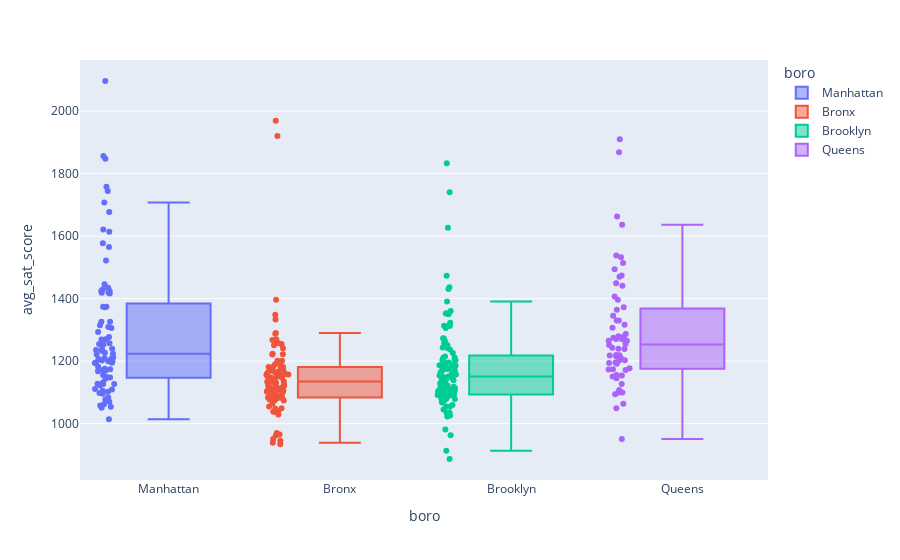

Source (notebook cell):
### Code cell
# Final comparison based on every borough (Minus Staten Island due to small representation size) on average SAT score.
px.box(data1, x="boro", y = "avg_sat_score",points = "all", color="boro")

### Figure 1 — Plotly figure (JSON) as saved in the notebook; plotly's stock layout.template omitted (floating-point values rounded to 4 significant figures)
{"data": [{"alignmentgroup": "True", "boxpoints": "all", "hovertemplate": "boro=%{x}<br>avg_sat_score=%{y}<extra></extra>", "legendgroup": "Manhattan", "marker": {"color": "#636efa"}, "name": "Manhattan", "notched": false, "offsetgroup": "Manhattan", "orientation": "v", "showlegend": true, "type": "box", "x": ["Manhattan", "Manhattan", "Manhattan", "Manhattan", "Manhattan", "Manhattan", "Manhattan", "Manhattan", "Manhattan", "Manhattan", "Manhattan", "Manhattan", "Manhattan", "Manhattan", "Manhattan", "Manhattan", "Manhattan", "Manhattan", "Manhattan", "Manhattan", "Manhattan", "Manhattan", "Manhattan", "Manhattan", "Manhattan", "Manhattan", "Manhattan", "Manhattan", "Manhattan", "Manhattan", "Manhattan", "Manhattan", "Manhattan", "Manhattan", "Manhattan", "Manhattan", "Manhattan", "Manhattan", "Manhattan", "Manhattan", "Manhattan", "Manhattan", "Manhattan", "Manhattan", "Manhattan", "Manhattan", "Manhattan", "Manhattan", "Manhattan", "Manhattan", "Manhattan", "Manhattan", "Manhattan", "Manhattan", "Manhattan", "Manhattan", "Manhattan", "Manhattan", "Manhattan", "Manhattan", "Manhattan", "Manhattan", "Manhattan", "Manhattan", "Manhattan", "Manhattan", "Manhattan", "Manhattan", "Manhattan", "Manhattan", "Manhattan", "Manhattan", "Manhattan", "Manhattan", "Manhattan", "Manhattan", "Manhattan", "Manhattan", "Manhattan", "Manhattan", "Manhattan", "Manhattan", "Manhattan", "Manhattan", "Manhattan", "Manhattan", "Manhattan", "Manhattan", "Manhattan", "Manhattan", "Manhattan", "Manhattan"], "x0": " ", "xaxis": "x", "y": [1122, 1172, 1149, 1207, 1621, 1856, 1182, 1194, 1156, 1111, 1293, 1269, 1051, 1148, 1200, 1127, 1176, 1435, null, null, null, 1419, 1424, 1522, 1577, 1677, 1565, 1419, 1758, 1614, 1170, 1306, 1233, null, null, null, 1372, 1199, 1227, 2096, 1374, 1070, 1416, 1240, 1239, 1253, 1058, 1168, 1424, 1212, 1195, 1257, 1255, 1207, 1315, 1236, 1132, 1144, null, null, 1109, null, 1744, 1707, 1196, 1277, 1446, 1096, 1084, 1430, 1128, 1221, 1326, 1326, 1054, 1210, null, 1062, 1077, 1374, 1202, 1847, 1270, 1105, 1174, null, 1127, 1098, 1102, 1224, 1309, 1014], "y0": " ", "yaxis": "y"}, {"alignmentgroup": "True", "boxpoints": "all", "hovertemplate": "boro=%{x}<br>avg_sat_score=%{y}<extra></extra>", "legendgroup": "Bronx", "marker": {"color": "#EF553B"}, "name": "Bronx", "notched": false, "offsetgroup": "Bronx", "orientation": "v", "showlegend": true, "type": "box", "x": ["Bronx", "Bronx", "Bronx", "Bronx", "Bronx", "Bronx", "Bronx", "Bronx", "Bronx", "Bronx", "Bronx", "Bronx", "Bronx", "Bronx", "Bronx", "Bronx", "Bronx", "Bronx", "Bronx", "Bronx", "Bronx", "Bronx", "Bronx", "Bronx", "Bronx", "Bronx", "Bronx", "Bronx", "Bronx", "Bronx", "Bronx", "Bronx", "Bronx", "Bronx", "Bronx", "Bronx", "Bronx", "Bronx", "Bronx", "Bronx", "Bronx", "Bronx", "Bronx", "Bronx", "Bronx", "Bronx", "Bronx", "Bronx", "Bronx", "Bronx", "Bronx", "Bronx", "Bronx", "Bronx", "Bronx", "Bronx", "Bronx", "Bronx", "Bronx", "Bronx", "Bronx", "Bronx", "Bronx", "Bronx", "Bronx", "Bronx", "Bronx", "Bronx", "Bronx", "Bronx", "Bronx", "Bronx", "Bronx", "Bronx", "Bronx", "Bronx", "Bronx", "Bronx", "Bronx", "Bronx", "Bronx", "Bronx", "Bronx", "Bronx", "Bronx", "Bronx", "Bronx", "Bronx", "Bronx", "Bronx", "Bronx", "Bronx", "Bronx", "Bronx", "Bronx"], "x0": " ", "xaxis": "x", "y": [1090, 945, 1077, 1097, 1201, 1257, 1186, 1103, 1084, 1181, 1201, 1158, 1095, null, 1171, 1158, 1038, 1164, 1084, null, null, 1241, null, 1105, 1099, 1131, 1049, 1134, 1290, 1169, 1092, 1396, 1075, 1081, 1148, null, 1138, 951, 965, 1074, 1083, 1221, 1224, 1121, 1166, 1039, 1333, 1150, 1190, 1157, 1158, 962, 1182, 934, 1181, 1180, 1106, 1222, 1077, 1119, 1082, 1255, 1270, 1969, 1263, 1064, 1115, 1920, 1133, 1147, 1135, 1141, 1111, 1348, 1135, 1169, 1268, 1151, 1048, 1112, 1288, 1126, 1163, 1055, 1122, 1251, 1102, 1155, 970, null, null, 939, 1029, 1114, 1038], "y0": " ", "yaxis": "y"}, {"alignmentgroup": "True", "boxpoints": "all", "hovertemplate": "boro=%{x}<br>avg_sat_score=%{y}<extra></extra>", "legendgroup": "Brooklyn", "marker": {"color": "#00cc96"}, "name": "Brooklyn", "notched": false, "offsetgroup": "Brooklyn", "orientation": "v", "showlegend": true, "type": "box", "x": ["Brooklyn", "Brooklyn", "Brooklyn", "Brooklyn", "Brooklyn", "Brooklyn", "Brooklyn", "Brooklyn", "Brooklyn", "Brooklyn", "Brooklyn", "Brooklyn", "Brooklyn", "Brooklyn", "Brooklyn", "Brooklyn", "Brooklyn", "Brooklyn", "Brooklyn", "Brooklyn", "Brooklyn", "Brooklyn", "Brooklyn", "Brooklyn", "Brooklyn", "Brooklyn", "Brooklyn", "Brooklyn", "Brooklyn", "Brooklyn", "Brooklyn", "Brooklyn", "Brooklyn", "Brooklyn", "Brooklyn", "Brooklyn", "Brooklyn", "Brooklyn", "Brooklyn", "Brooklyn", "Brooklyn", "Brooklyn", "Brooklyn", "Brooklyn", "Brooklyn", "Brooklyn", "Brooklyn", "Brooklyn", "Brooklyn", "Brooklyn", "Brooklyn", "Brooklyn", "Brooklyn", "Brooklyn", "Brooklyn", "Brooklyn", "Brooklyn", "Brooklyn", "Brooklyn", "Brooklyn", "Brooklyn", "Brooklyn", "Brooklyn", "Brooklyn", "Brooklyn", "Brooklyn", "Brooklyn", "Brooklyn", "Brooklyn", "Brooklyn", "Brooklyn", "Brooklyn", "Brooklyn", "Brooklyn", "Brooklyn", "Brooklyn", "Brooklyn", "Brooklyn", "Brooklyn", "Brooklyn", "Brooklyn", "Brooklyn", "Brooklyn", "Brooklyn", "Brooklyn", "Brooklyn", "Brooklyn", "Brooklyn", "Brooklyn", "Brooklyn", "Brooklyn", "Brooklyn", "Brooklyn", "Brooklyn", "Brooklyn", "Brooklyn", "Brooklyn", "Brooklyn", "Brooklyn", "Brooklyn", "Brooklyn", "Brooklyn", "Brooklyn", "Brooklyn", "Brooklyn", "Brooklyn", "Brooklyn", "Brooklyn"], "x0": " ", "xaxis": "x", "y": [1074, 1080, 1114, 1211, 1833, 981, 1206, 1116, null, 1312, 1189, 1391, 1353, 1085, null, 1740, 1189, 1114, 1204, 1215, 1090, 1112, 1187, 1103, 1093, 1122, 1035, 1111, 1179, 1203, 1169, 1175, 1212, 1185, 1258, null, 1068, 1097, 1092, 1093, null, 1139, 1045, 913, 1176, 1088, 1153, 1027, 1105, 1360, 1273, 1143, 1151, 1436, 1251, null, 963, 1145, 1118, 1092, 1143, 1080, 1183, 1169, 1159, 1111, 1135, 1242, 1023, 1054, 1149, 1106, 887, 1193, 1096, 1108, 1129, 1102, 1157, 1272, 1323, 1306, 1244, null, 1026, 1237, 1164, 1226, null, 1431, 1262, 1124, 1079, 1184, 1313, 1473, 1350, 1627, 1352, 1185, 1091, 1196, 1098, 1154, 1035, 1060, 1315, 1055], "y0": " ", "yaxis": "y"}, {"alignmentgroup": "True", "boxpoints": "all", "hovertemplate": "boro=%{x}<br>avg_sat_score=%{y}<extra></extra>", "legendgroup": "Queens", "marker": {"color": "#ab63fa"}, "name": "Queens", "notched": false, "offsetgroup": "Queens", "orientation": "v", "showlegend": true, "type": "box", "x": ["Queens", "Queens", "Queens", "Queens", "Queens", "Queens", "Queens", "Queens", "Queens", "Queens", "Queens", "Queens", "Queens", "Queens", "Queens", "Queens", "Queens", "Queens", "Queens", "Queens", "Queens", "Queens", "Queens", "Queens", "Queens", "Queens", "Queens", "Queens", "Queens", "Queens", "Queens", "Queens", "Queens", "Queens", "Queens", "Queens", "Queens", "Queens", "Queens", "Queens", "Queens", "Queens", "Queens", "Queens", "Queens", "Queens", "Queens", "Queens", "Queens", "Queens", "Queens", "Queens", "Queens", "Queens", "Queens", "Queens", "Queens", "Queens", "Queens", "Queens", "Queens", "Queens", "Queens", "Queens", "Queens"], "x0": " ", "xaxis": "x", "y": [1280, 1219, 1240, 951, 1663, 1203, 1211, 1177, 1064, 1174, 1330, 1270, 1364, 1396, 1049, 1271, 1441, 1243, 1216, 1910, 1330, 1514, 1474, 1172, 1449, 1279, 1145, 1252, 1156, 1265, 1094, 1532, 1108, 1154, 1192, 1345, null, 1265, null, 1307, 1407, 1194, 1372, 1538, null, 1868, 1196, 1316, 1099, 1173, 1202, 1287, 1100, null, 1220, 1151, null, 1255, 1275, 1218, 1494, 1239, 1127, 1470, 1636], "y0": " ", "yaxis": "y"}], "layout": {"boxmode": "overlay", "legend": {"title": {"text": "boro"}, "tracegroupgap": 0}, "margin": {"t": 60}, "xaxis": {"anchor": "y", "categoryarray": ["Manhattan", "Bronx", "Brooklyn", "Queens"], "categoryorder": "array", "domain": [0, 1], "title": {"text": "boro"}}, "yaxis": {"anchor": "x", "domain": [0, 1], "title": {"text": "avg_sat_score"}}}}
